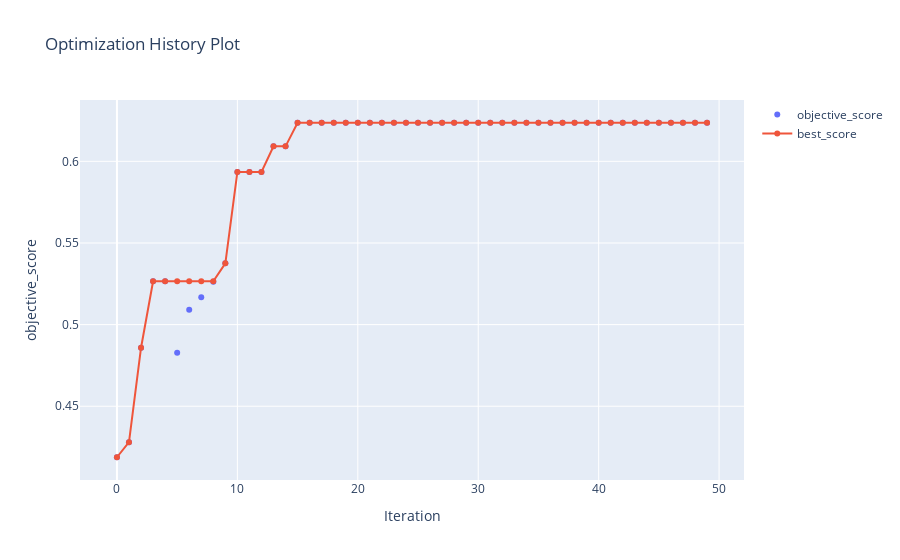

Notebook cell for this chart:
### Code cell
solutions_linear_df.sort_values(by='objective_scores', ascending=False, ignore_index=True)['plot'][0]
